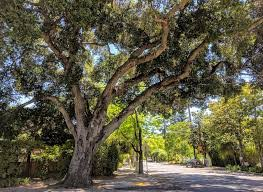
#> input picture ImageDataSet/Trees/Oak/pic_001 (1).jpg, 263 x 192 px; its folder holds only this picture in this run
$ jupyter execute tree_data_notebook.ipynb
#> lines starting #> are read from the running program, lines starting #| are printed output that depends on the picture
[cell 1]
import numpy as np
import matplotlib.pyplot as plot
import os
import cv2

[cell 2]
DATADIR = "ImageDataSet/Trees"
CATAGORIES = ["Oak", "Redwood"] #create labels oak and redwood

for category in CATAGORIES:
    path= os.path.join(DATADIR, category) #path to image folders
    for img in os.listdir(path):
        img_array = cv2.imread(os.path.join(path, img))
#> img_array is the input picture: shape (192, 263, 3); mean B, G, R 69, 90.1, 93
        plot.imshow(img_array)
        plot.show()
        break
    break

print(img_array)
#> (printed output is left out)

[cell 3]
IMG_SIZE = 50 #50x50 pixel size

img_sized_array = cv2.resize(img_array, (IMG_SIZE, IMG_SIZE)) #use cv2 to resize images
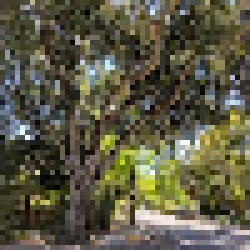
#> img_sized_array: shape (50, 50, 3) (shown 5 times larger); mean B, G, R 68.8, 90, 92.8
plot.imshow(img_sized_array)
plot.show()

[cell 4]
training_data = []

def create_training_data():
    for category in CATAGORIES:
        path = os.path.join(DATADIR, category) #path to image folders
        class_num = CATAGORIES.index(category) #make each tree in array a number in array to associate classification to
        for img in os.listdir(path):
            try:
                img_array = cv2.imread(os.path.join(path, img))
                img_sized_array = cv2.resize(img_array, (IMG_SIZE, IMG_SIZE))
                training_data.append([img_sized_array, class_num])#training data
            except Exception as e: #if there is a problem just move onto next image
                pass
#> pass 2 of the loop in create_training_data, `for category in CATAGORIES:`:
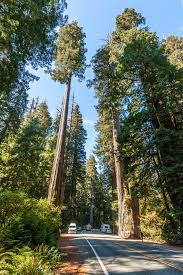
#> input picture ImageDataSet/Trees/Redwood/pic_001 (1).jpg, 183 x 275 px
#> in create_training_data, img_array is the input picture: shape (275, 183, 3); mean B, G, R 90.5, 105.1, 95.6
#> in create_training_data, `img_sized_array = cv2.resize(img_array, (IMG_SIZE, IMG_SIZE))`:
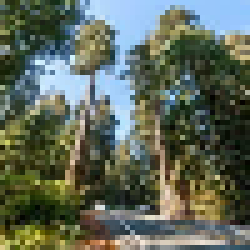
#> img_sized_array: shape (50, 50, 3) (shown 5 times larger); mean B, G, R 90.3, 105, 95.4

create_training_data()

[cell 5]
### !!!STOP HERE!!! ###
# MAKE SURE ALL DATASETS ARE EQUAL IN LENGTH BEFORE RUNNING PROGRAM #
# TO GET DESIRED MODEL NEED TO HAVE EQUAL AMOUNT OF IMAGES OF EACH TYPE #
# OR ODDS WILL BE WEIGHTED TOWARD THE TYPE WITH MORE IMAGES #
print(len(training_data))
#| 2

import random
random.shuffle(training_data)

for sample in training_data[:10]:
    print(sample[1])
#> this loop made 2 passes
#| 0
#| 1

[cell 6]
X = []
y=[]

for features, label in training_data:
    X.append(features)
    y.append(label)
#> this loop made 2 passes
#> label on passes 1 to 2: 0, 1
#> after the loop, X = 2 items; y = [0, 1]
